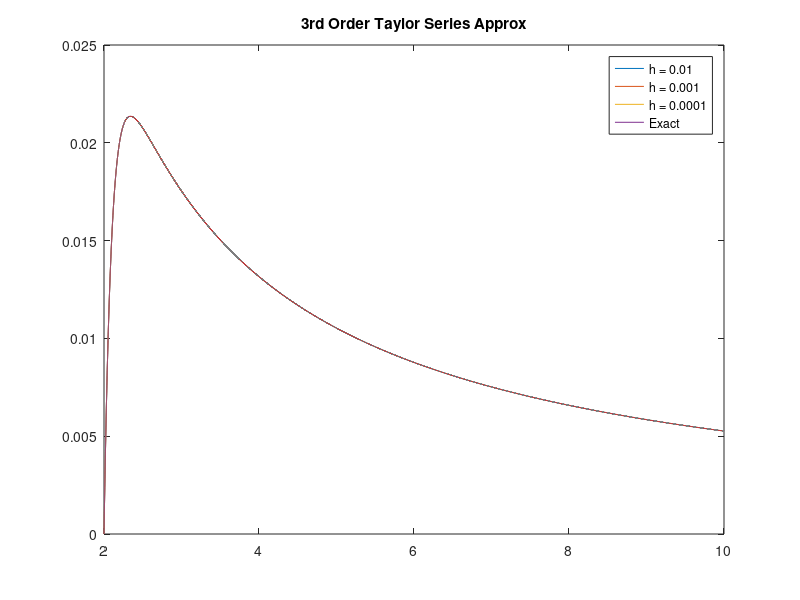
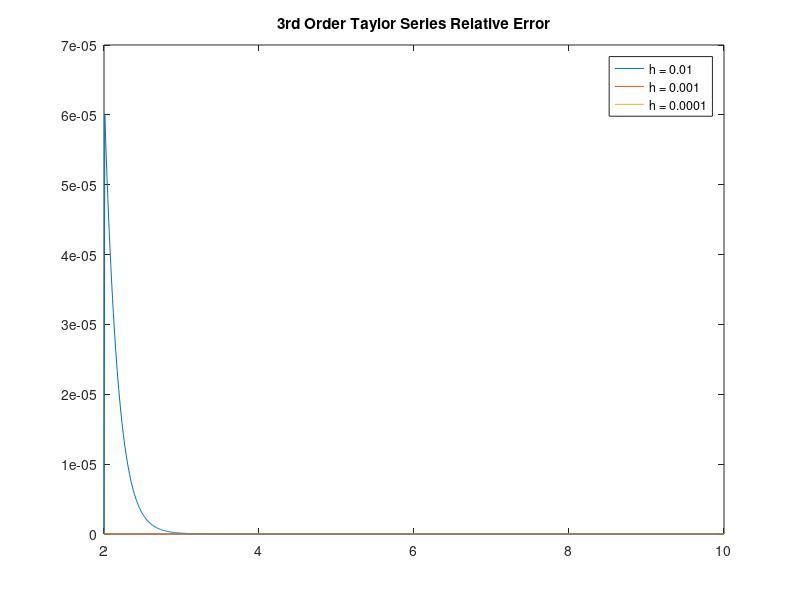

The MATLAB source for these figures, in order:
% Matt McDade
% ANM 2 
% HW 3 problem 3

function hw_3_3
    close all;
    
    f_ex = @(x) (1./(19*x)) - (524288./(19*x.^20));
    
    % h = 0.01
    a = 2; b = 10; h = 0.01; ya = 0; 
    T1 = a:h:b; N1 = length(T1);
    y1 = zeros(1,N1); y2(a) = ya;
    
   
    for j=1:N1-1
       f = (1-20*T1(j)*y1(j))/(T1(j)^2);
       fx = (20*T1(j)*y1(j)-2)/(T1(j)^3);
       fxx = (6-40*T1(j)*y1(j))/T1(j)^4;
       fy = -20/T1(j);
       fxy = 20/(T1(j)^2);
       fyy = 0;
       d0 = y1(j);
       d1 = f;
       d2 = fx + f*fy;
       d3 = fxx + fxy*f + (fx+fy*f)*fy + f*(fxy+fyy*f);
       y1(j+1) = d0 + h*d1 + .5*h^2*d2 + h^3*d3/6;
    end
    
    % h = 0.001
    h = 0.001;
    T2 = a:h:b; N2 = length(T2);
    y2 = zeros(1,N2); y2(a) = ya;
    
    for j=1:N2-1
       f = (1-20*T2(j)*y2(j))/(T2(j)^2);
       fx = (20*T2(j)*y2(j)-2)/(T2(j)^3);
       fxx = (6-40*T2(j)*y2(j))/T2(j)^4;
       fy = -20/T2(j);
       fxy = 20/(T2(j)^2);
       fyy = 0;
       d0 = y2(j);
       d1 = f;
       d2 = fx + f*fy;
       d3 = fxx + fxy*f + (fx+fy*f)*fy + f*(fxy+fyy*f);
       y2(j+1) = d0 + h*d1 + .5*h^2*d2 + h^3*d3/6;
    end
    
    % h = 0.0001
    h = 0.0001;
    T3 = a:h:b; N3 = length(T3);
    y3 = zeros(1,N3); y3(a) = ya;
    
    for j=1:N3-1
       f = (1-20*T3(j)*y3(j))/(T3(j)^2);
       fx = (20*T3(j)*y3(j)-2)/(T3(j)^3);
       fxx = (6-40*T3(j)*y3(j))/T3(j)^4;
       fy = -20/T3(j);
       fxy = 20/(T3(j)^2);
       fyy = 0;
       d0 = y3(j);
       d1 = f;
       d2 = fx + f*fy;
       d3 = fxx + fxy*f + (fx+fy*f)*fy + f*(fxy+fyy*f);
       y3(j+1) = d0 + h*d1 + .5*h^2*d2 + h^3*d3/6;
    end
    
    figure(); plot(T1,y1,T2,y2,T3,y3,T3,f_ex(T3))
    title("3rd Order Taylor Series Approx"); legend("h = 0.01","h = 0.001","h = 0.0001","Exact")
    
    relerr1 = relerr(f_ex, T1, y1);
    relerr2 = relerr(f_ex, T2, y2);
    relerr3 = relerr(f_ex, T3, y3);
    figure(); plot(T1, relerr1, T2, relerr2, T3, relerr3)
    title("3rd Order Taylor Series Relative Error"); legend("h = 0.01", "h = 0.001", "h = 0.0001")
    
    function relerr = relerr(f_ex, x, y)
        y_ex = f_ex(x);
        relerr = abs(y_ex - y) ./ (abs(y_ex) + eps);
    end
end
